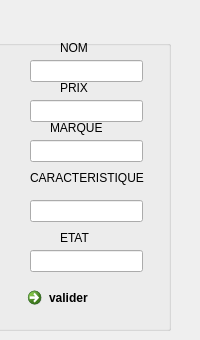
                 <widget class="QWidget" name="page_12">
                  <widget class="QGroupBox" name="groupBox_4">
                   <property name="geometry">
                    <rect>
                     <x>-20</x>
                     <y>40</y>
                     <width>191</width>
                     <height>291</height>
                    </rect>
                   </property>
                   <property name="title">
                    <string/>
                   </property>
                   <widget class="QLabel" name="label_30">
                    <property name="geometry">
                     <rect>
                      <x>80</x>
                      <y>0</y>
                      <width>56</width>
                      <height>16</height>
                     </rect>
                    </property>
                    <property name="text">
                     <string>NOM</string>
                    </property>
                   </widget>
                   <widget class="QLabel" name="label_31">
                    <property name="geometry">
                     <rect>
                      <x>80</x>
                      <y>40</y>
                      <width>56</width>
                      <height>16</height>
                     </rect>
                    </property>
                    <property name="text">
                     <string>PRIX</string>
                    </property>
                   </widget>
                   <widget class="QLabel" name="label_32">
                    <property name="geometry">
                     <rect>
                      <x>70</x>
                      <y>80</y>
                      <width>56</width>
                      <height>16</height>
                     </rect>
                    </property>
                    <property name="text">
                     <string>MARQUE</string>
                    </property>
                   </widget>
                   <widget class="QLabel" name="label_33">
                    <property name="geometry">
                     <rect>
                      <x>50</x>
                      <y>130</y>
                      <width>121</width>
                      <height>16</height>
                     </rect>
                    </property>
                    <property name="text">
                     <string>CARACTERISTIQUE</string>
                    </property>
                   </widget>
                   <widget class="QLineEdit" name="nom_m">
                    <property name="geometry">
                     <rect>
                      <x>50</x>
                      <y>20</y>
                      <width>113</width>
                      <height>22</height>
                     </rect>
                    </property>
                   </widget>
                   <widget class="QLineEdit" name="prix_m">
                    <property name="geometry">
                     <rect>
                      <x>50</x>
                      <y>60</y>
                      <width>113</width>
                      <height>22</height>
                     </rect>
                    </property>
                   </widget>
                   <widget class="QLineEdit" name="marque_m">
                    <property name="geometry">
                     <rect>
                      <x>50</x>
                      <y>100</y>
                      <width>113</width>
                      <height>22</height>
                     </rect>
                    </property>
                   </widget>
                   <widget class="QLineEdit" name="caracteristique_m">
                    <property name="geometry">
                     <rect>
                      <x>50</x>
                      <y>160</y>
                      <width>113</width>
                      <height>22</height>
                     </rect>
                    </property>
                   </widget>
                   <widget class="QLineEdit" name="etat_m">
                    <property name="geometry">
                     <rect>
                      <x>50</x>
                      <y>210</y>
                      <width>113</width>
                      <height>22</height>
                     </rect>
                    </property>
                   </widget>
                   <widget class="QCommandLinkButton" name="commandLinkButton_2">
                    <property name="geometry">
                     <rect>
                      <x>40</x>
                      <y>240</y>
                      <width>187</width>
                      <height>41</height>
                     </rect>
                    </property>
                    <property name="text">
                     <string>valider</string>
                    </property>
                   </widget>
                   <widget class="QLabel" name="label_34">
                    <property name="geometry">
                     <rect>
                      <x>80</x>
                      <y>190</y>
                      <width>56</width>
                      <height>16</height>
                     </rect>
                    </property>
                    <property name="text">
                     <string>ETAT</string>
                    </property>
                   </widget>
                  </widget>
                 </widget>
